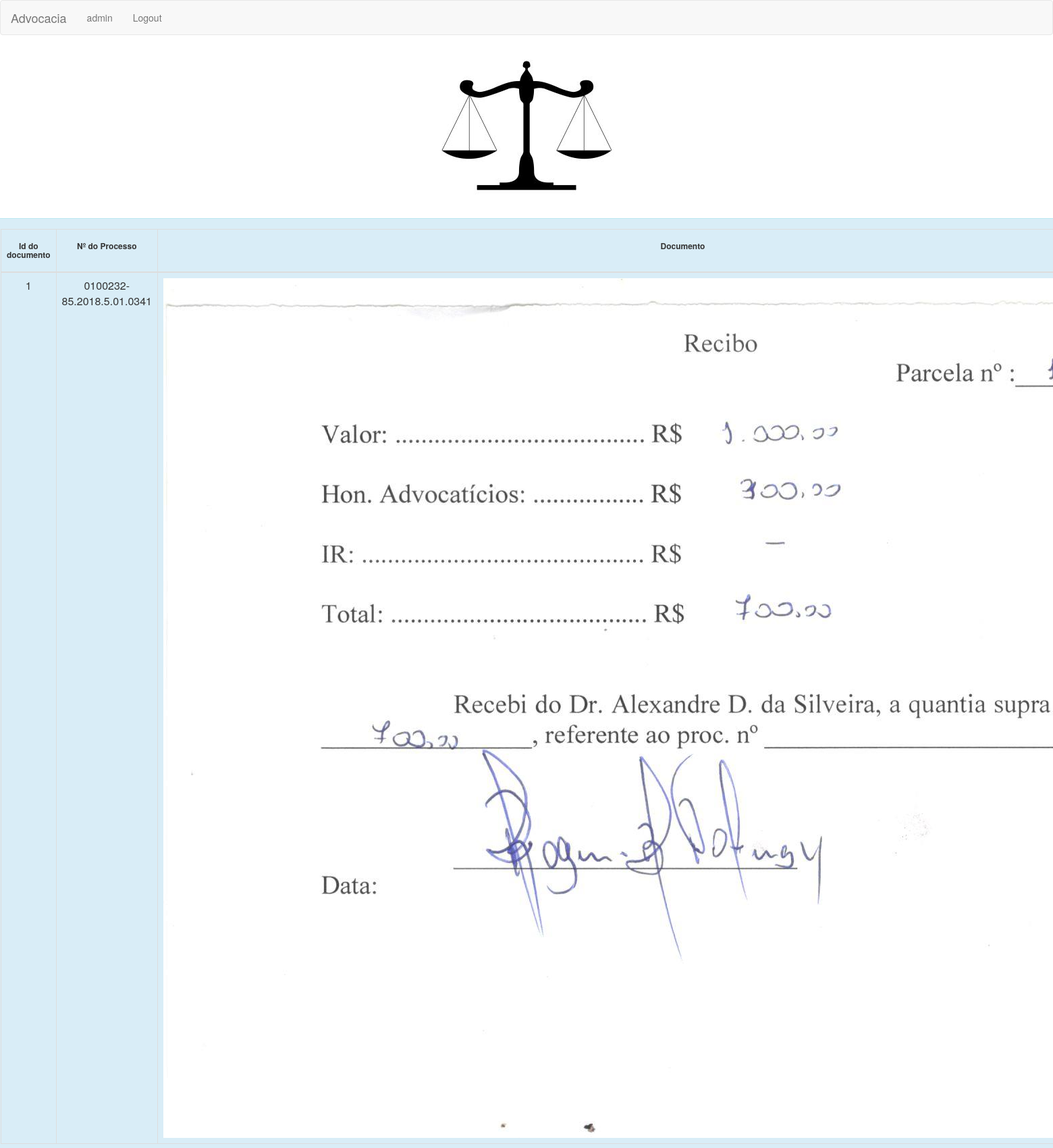
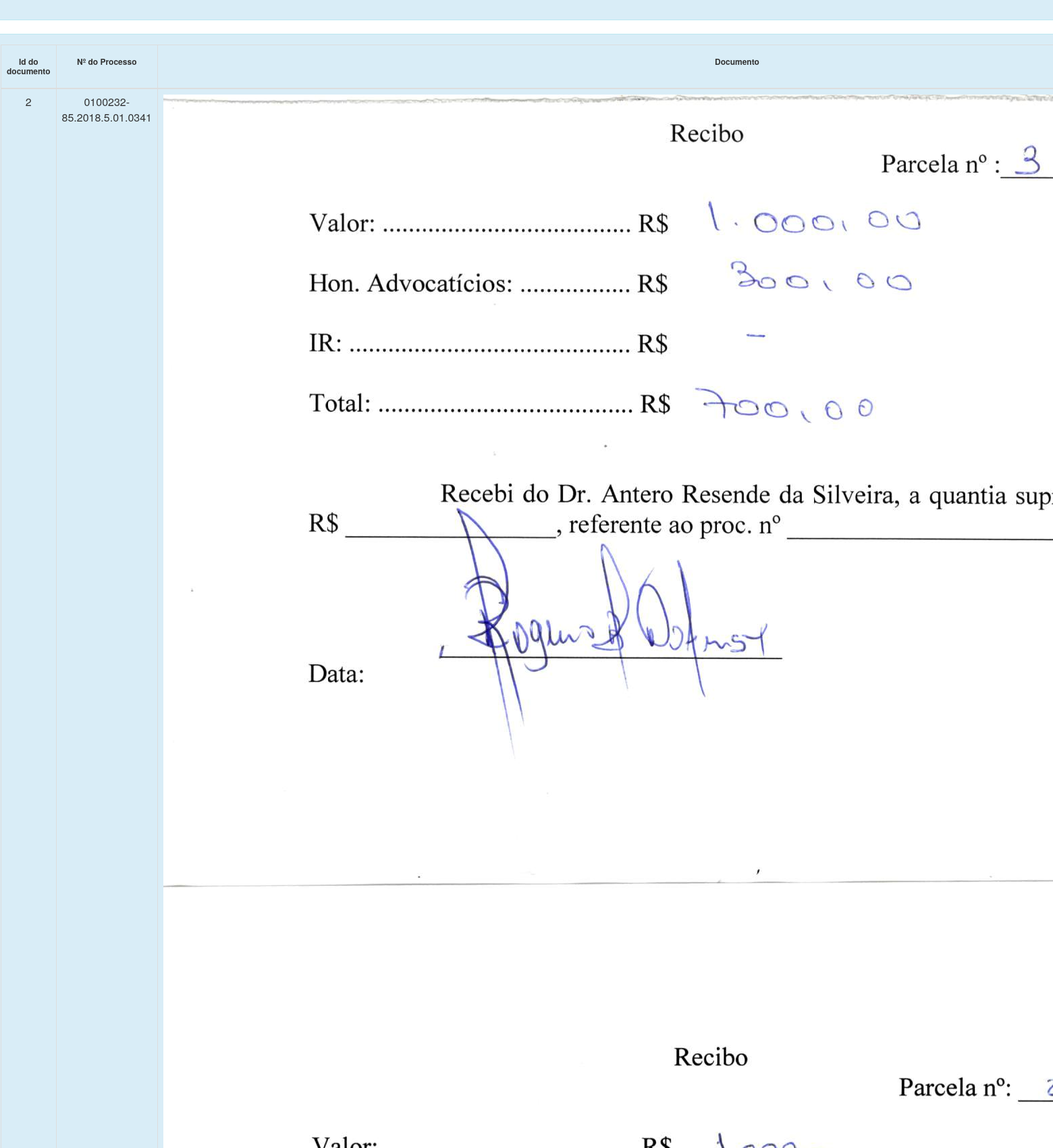
/consultadocumento.php?numeroproc=0100232-85.2018.5.01.0341 (signed in, upper part), run on the app's committed database (2 pictures, top to bottom).
### tables this page shows
CREATE TABLE `documentos` (
  `id` int(11) NOT NULL,
  `numeroproc` varchar(25) NOT NULL,
  `documento` varchar(255) DEFAULT NULL
);

### consultadocumento.php (the view, shortened to what this page needs)
<?php
include("conexao.php");
$numeroproc = $_GET['numeroproc'];
$consulta_doc = "SELECT * FROM `documentos` WHERE numeroproc ='".$numeroproc."'";
$consulta_documento = mysqli_query($conn,$consulta_doc);
?>
<nav class="navbar navbar-default">
  <div class="container-fluid">
    <div class="navbar-header">
      <a class="navbar-brand" href="#">Advocacia</a>
    </div>
    <ul class="nav navbar-nav">
      <li><a href="#"><?php echo $_SESSION["id"];?></a></li>
      <li><a href="?acao=sair?">Logout</a></li>
    </ul>
  </div>
</nav>
<!DOCTYPE html>
<html>
<head>
  <link rel="stylesheet" href="https://maxcdn.bootstrapcdn.com/bootstrap/3.3.7/css/bootstrap.min.css">
  <p align="center"><img src="justica2.jpg"></p>
</head>
<body>
  <?php
  while( $resultado = mysqli_fetch_assoc($consulta_documento))
  {
  ?>
    <div class="alert alert-info row ">
        <table class="table table-bordered ">
                    <thead>
                        <tr >
                            <td>
                                <div  align="center" ><h6><b>Id do documento</b></h6></div>
                            </td>
                            <td>
                                <div   align="center" ><h6><b>Nº do Processo</b></h6></div>
                            </td>
                            <td>
                                <div   align="center" ><h6><b>Documento</b></h6></div>
                            </td>
                        </tr>
                    </thead>
                    <tbody>
                      <tr>
                        <td>
                          <div align="center"><?=$resultado['id']?></div>
                        </td>
                        <td>
                          <div align="center"><?=$numeroproc?></div>
                        </td>
                        <td>
                          <div align="center"><img src="/Sistemaadv/documentos/<?=$resultado['documento']?>"></div>
                        </td>
                      </tr>
                    </tbody>
                  </table>
                </div>
      <?php
       }
      ?>
</body>
</html>

### data on the page
documentos: id "1", documento (picture)
documentos: id "2", documento (picture)

### other printed values
$_SESSION["id"] "admin"
